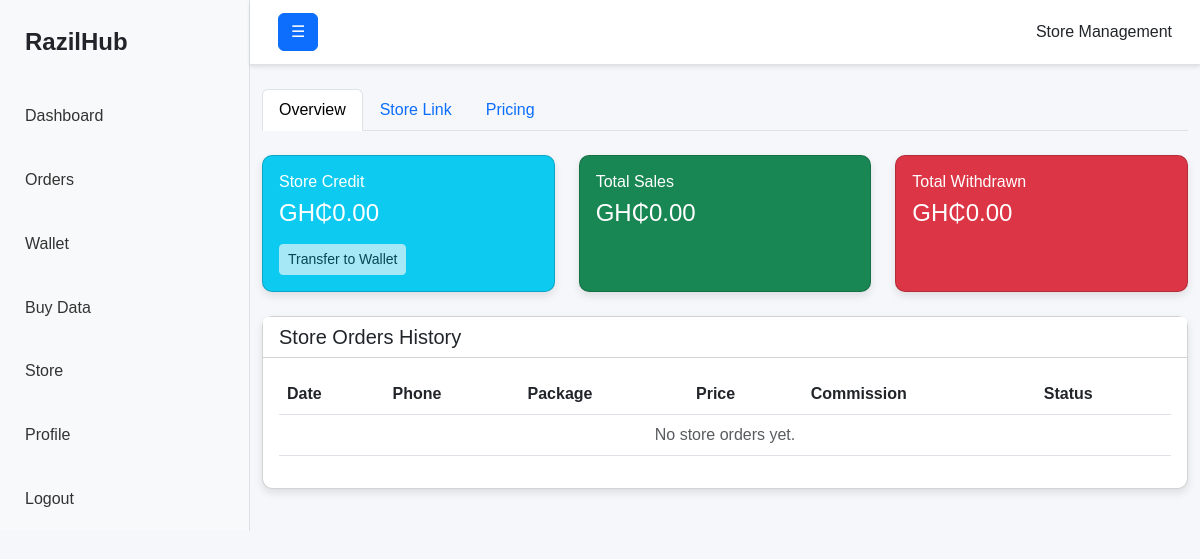
/store (signed in), run on the app's committed database.
### app.py (models this page shows)
class Store(db.Model):
    id = db.Column(db.Integer, primary_key=True)
    user_id = db.Column(db.Integer, db.ForeignKey('user.id'), unique=True, nullable=False)
    name = db.Column(db.String(100), default="My Store")
    slug = db.Column(db.String(50), unique=True) # For the public link
    support_phone = db.Column(db.String(20))
    whatsapp = db.Column(db.String(20))
    whatsapp_group_link = db.Column(db.String(200)) # New field
    description = db.Column(db.String(300))
    notice = db.Column(db.String(500)) # New field for store announcements
    total_sales = db.Column(db.Float, default=0.0)
    total_withdrawn = db.Column(db.Float, default=0.0)
    credit_balance = db.Column(db.Float, default=0.0)
    user = db.relationship('User', backref=db.backref('store', uselist=False))

### app.py (the view, shortened to what this page needs)
@app.route("/store", methods=["GET", "POST"])
@login_required
def store():
    my_store = current_user.store
    store_orders = StoreOrder.query.filter_by(store_id=my_store.id).order_by(StoreOrder.date.desc()).all()
    store_pricing = StorePricing.query.filter_by(store_id=my_store.id).all()
    return render_template("store.html", store=my_store, orders=store_orders, pricing_list=store_pricing, dealer_packages=DEALER_PACKAGES)

### app.py (called while the page is built)
@login_manager.user_loader
def load_user(user_id):
    return User.query.get(int(user_id))

### templates/store.html (shortened to what this page needs)
<!DOCTYPE html>
<html lang="en">
<head>
    <link href="https://cdn.jsdelivr.net/npm/bootstrap@5.3.0/dist/css/bootstrap.min.css" rel="stylesheet">
    <link rel="stylesheet" href="{{ url_for('static', filename='css/style.css') }}">
</head>
<body>
    <div class="d-flex" id="wrapper">
        <div class="bg-light border-end" id="sidebar-wrapper">
            <div class="sidebar-heading py-4 fs-4 fw-bold" style="padding-left: 25px;">
                RazilHub
            </div>
            <div class="list-group list-group-flush">
                <a href="{{ url_for('dashboard') }}"
                    class="list-group-item list-group-item-action bg-light">Dashboard</a>
                <a href="{{ url_for('orders') }}" class="list-group-item list-group-item-action bg-light">Orders</a>
                <a href="{{ url_for('wallet') }}" class="list-group-item list-group-item-action bg-light">Wallet</a>
                <a href="{{ url_for('buy_data') }}" class="list-group-item list-group-item-action bg-light">Buy Data</a>
                <a href="{{ url_for('store') }}"
                    class="list-group-item list-group-item-action bg-light active">Store</a>
                <a href="{{ url_for('profile') }}" class="list-group-item list-group-item-action bg-light">Profile</a>
                <a href="{{ url_for('logout') }}" class="list-group-item list-group-item-action bg-light">Logout</a>
            </div>
        </div>
        <div id="page-content-wrapper">
            <nav class="navbar navbar-expand-lg navbar-light border-bottom">
                <div class="container-fluid">
                    <button class="btn btn-primary" id="sidebarToggle">☰</button>
                    <div class="ms-auto">
                        Store Management
                    </div>
                </div>
            </nav>
            <div class="container-fluid mt-4">
                <ul class="nav nav-tabs mb-4" id="storeTabs" role="tablist">
                    <li class="nav-item" role="presentation">
                        <button class="nav-link active" id="overview-tab" data-bs-toggle="tab"
                            data-bs-target="#overview" type="button" role="tab">Overview</button>
                    </li>
                    <li class="nav-item" role="presentation">
                        <button class="nav-link" id="settings-tab" data-bs-toggle="tab" data-bs-target="#settings"
                            type="button" role="tab">Store Link</button>
                    </li>
                    <li class="nav-item" role="presentation">
                        <button class="nav-link" id="pricing-tab" data-bs-toggle="tab" data-bs-target="#pricing"
                            type="button" role="tab">Pricing</button>
                    </li>
                </ul>
                <div class="tab-content" id="storeTabsContent">
                    <div class="tab-pane fade show active" id="overview" role="tabpanel">
                        <div class="row g-4 mb-4">
                            <div class="col-md-4">
                                <div class="card text-white bg-info h-100">
                                    <div class="card-body">
                                        <h6>Store Credit</h6>
                                        <h4>GH₵{{ "{:,.2f}".format(store.credit_balance) }}</h4>
                                        <div class="mt-3">
                                            <form action="{{ url_for('store_withdraw') }}" method="POST"
                                                class="d-inline">
                                                <button type="submit" class="btn btn-light btn-sm" {{ 'disabled' if
                                                    store.credit_balance <=0 else '' }}>Transfer to Wallet</button>
                                            </form>
                                        </div>
                                    </div>
                                </div>
                            </div>
                            <div class="col-md-4">
                                <div class="card text-white bg-success h-100">
                                    <div class="card-body">
                                        <h6>Total Sales</h6>
                                        <h4>GH₵{{ "{:,.2f}".format(store.total_sales) }}</h4>
                                    </div>
                                </div>
                            </div>
                            <div class="col-md-4">
                                <div class="card text-white bg-danger h-100">
                                    <div class="card-body">
                                        <h6>Total Withdrawn</h6>
                                        <h4>GH₵{{ "{:,.2f}".format(store.total_withdrawn) }}</h4>
                                    </div>
                                </div>
                            </div>
                        </div>
                        <div class="card">
                            <div class="card-header bg-white">
                                <h5 class="mb-0">Store Orders History</h5>
                            </div>
                            <div class="card-body">
                                <div class="table-responsive">
                                    <table class="table table-hover">
                                        <thead>
                                            <tr>
                                                <th>Date</th>
                                                <th>Phone</th>
                                                <th>Package</th>
                                                <th>Price</th>
                                                <th>Commission</th>
                                                <th>Status</th>
                                            </tr>
                                        </thead>
                                        <tbody>
                                            {% for order in orders %}
                                            <tr>
                                                <td>{{ order.date.strftime('%Y-%m-%d %H:%M') }}</td>
                                                <td>{{ order.phone }}</td>
                                                <td>{{ order.package }}</td>
                                                <td>GH₵{{ "{:.2f}".format(order.price) }}</td>
                                                <td>GH₵{{ "{:.2f}".format(order.commission) }}</td>
                                                <td>
                                                    <span
                                                        class="badge bg-{{ 'success' if order.status == 'Success' else 'warning' if order.status == 'Pending' else 'danger' }}">
                                                        {{ order.status }}
                                                    </span>
                                                </td>
                                            </tr>
                                            {% else %}
                                            <tr>
                                                <td colspan="6" class="text-center text-muted">No store orders yet.</td>
                                            </tr>
                                            {% endfor %}
                                        </tbody>
                                    </table>
                                </div>
                            </div>
                        </div>
                    </div>
                </div>
            </div>
        </div>
    </div>
</body>
</html>

### static/css/style.css (style rules this page uses)
body { margin: 0; padding: 0; font-family: "Segoe UI", Arial, sans-serif; background-color: #ccccff; }
#sidebarToggle { width: auto; margin: 0; }

### templates/store.html (style rules this page uses)
body { font-family: 'Arial', sans-serif; background-color: #f5f7fa; }
#sidebar-wrapper { min-width: 250px; max-width: 250px; }
#sidebar-wrapper .list-group-item { border: none; padding: 20px 25px; font-size: 1rem; color: #333; }
#page-content-wrapper { width: 100%; }
.card { border-radius: 10px; box-shadow: 0 4px 8px rgba(0, 0, 0, 0.1); }
.navbar { padding: 0.8rem 1rem; background-color: #fff; box-shadow: 0 2px 4px rgba(0, 0, 0, 0.1); }
#sidebar-wrapper { transition: margin 0.25s ease-out; }

### data on the page
Store: credit_balance "0.00", total_sales "0.00", total_withdrawn "0.00"
